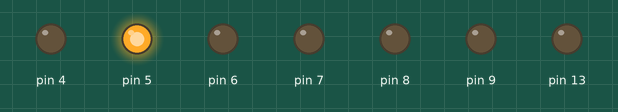
This sketch was run on a simulated Arduino Uno, built with avr-gcc and run on an emulated ATmega328P. On the bench: output pins drawn as LEDs (lit = HIGH).

Above: at 0.07 s.
At 0.17 s:
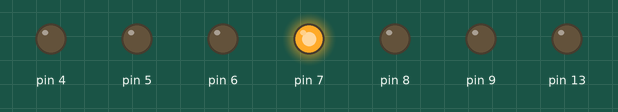
At 0.5 s:
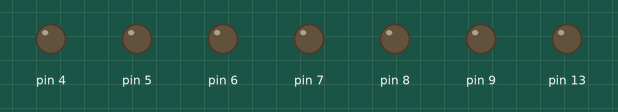
At 1.02 s:
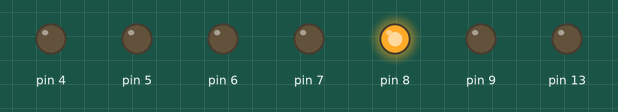
At 1.62 s:
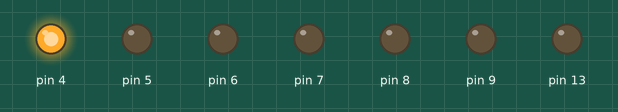
At 2.67 s:
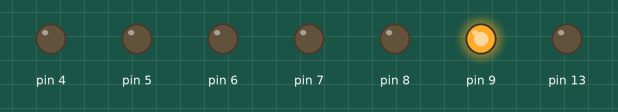
Timing chart, 0 to 3.0 s (numbered marks = the images above):
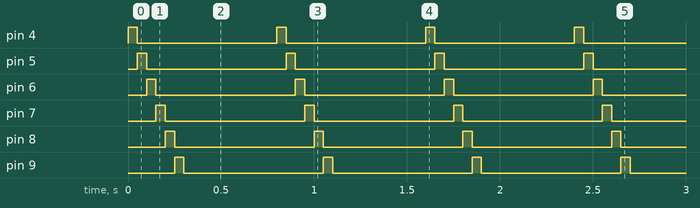

The sketch:

chenillard.ino
```cpp
// (licence header left out)
// Initialisation des lignes 4 à 9 en sortie
void setup () {
  pinMode (4, OUTPUT) ;
  pinMode (5, OUTPUT) ;
  pinMode (6, OUTPUT) ;
  pinMode (7, OUTPUT) ;
  pinMode (8, OUTPUT) ;
  pinMode (9, OUTPUT) ;
  pinMode (13, OUTPUT) ;
}
// Fonction loop
void loop () {
  // Extinction de toutes les DEL au départ du programme
  for (byte i = 4 ; i <= 9 ; i++) {
    digitalWrite (i, LOW) ; // éteint la DEL reliée à la broche i
  }
    digitalWrite (13, LOW) ;
  // Boucle pour faire flasher les DEL
  for (byte i = 4 ; i <= 9 ; i++) {
    digitalWrite (i, HIGH) ; // allume la DEL sur broche i
    delay (50) ; // durée du flash 50 millisecondes
    digitalWrite (i, LOW) ; // éteint la DEL
  }

  // délai de 500 millisecondes
  delay (500) ;

  // Recommence la séquence
}
```

Measured:
- by itself, pin 4–9: alternates HIGH for 0.05 s and LOW for 0.75 s
- by itself, everything shown: repeats every 0.80 s, in 7 steps
